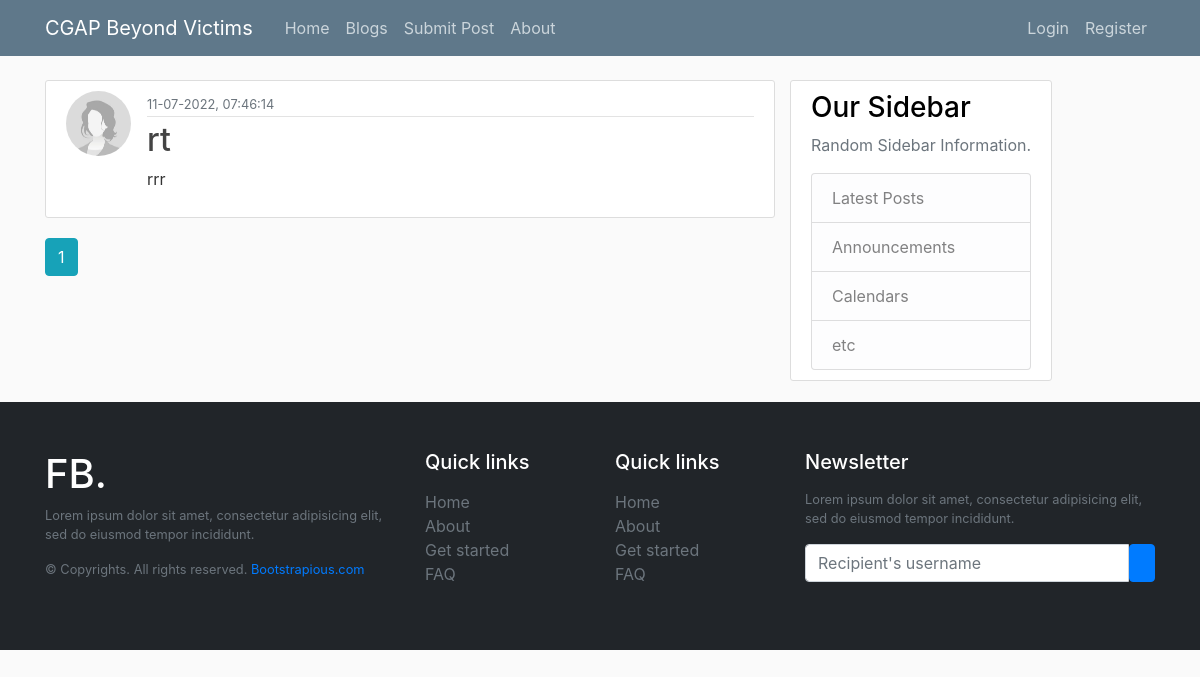
/submissions, run on an earlier commit of the app's database.
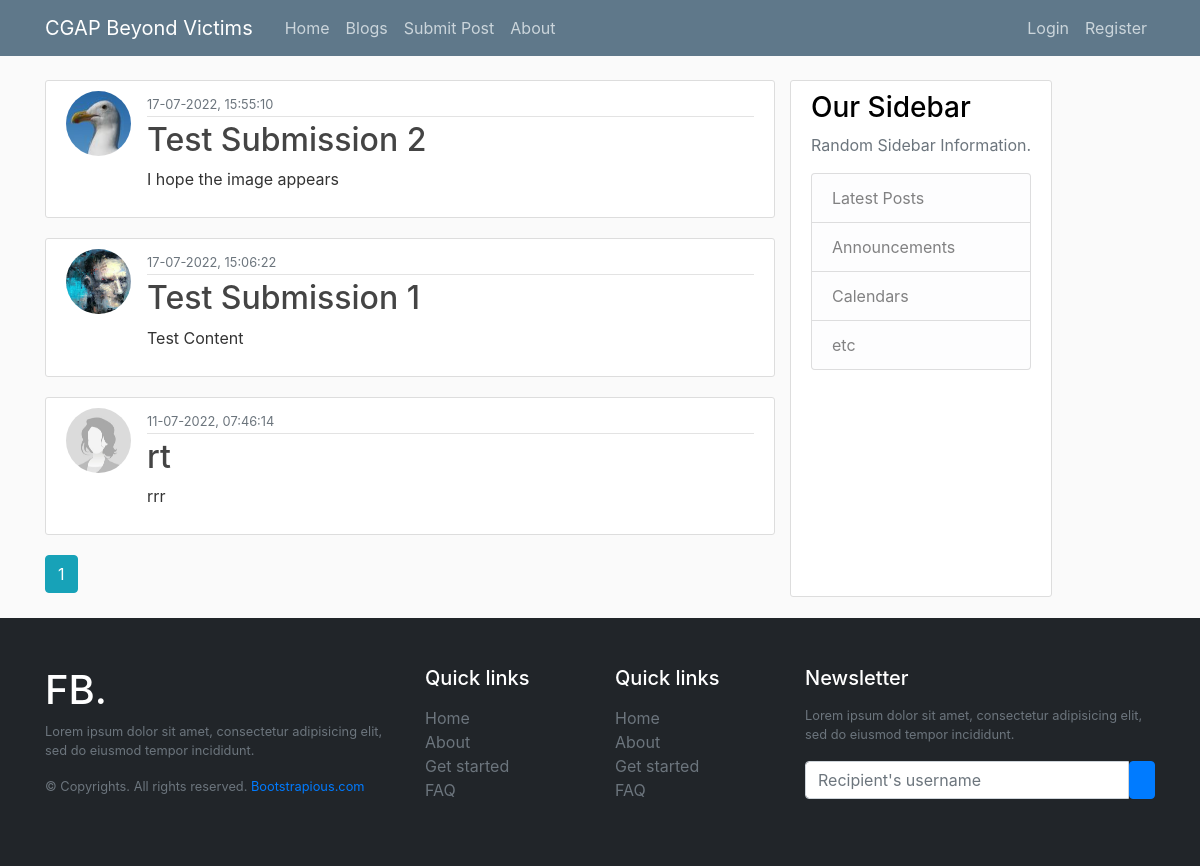
And on a later commit of the database.
### cgap/models.py (models this page shows, shortened)
class Submission(db.Model):
    id = db.Column(db.Integer, primary_key=True)
    title = db.Column(db.String(100), nullable=False)
    date_posted = db.Column(db.DateTime, nullable=False, default=datetime.utcnow)
    image_file = db.Column(
        db.String(20), nullable=False, default="images/women_default.jpg"
    )
    content = db.Column(db.Text, nullable=False)
    author = db.Column(db.String(100), nullable=False)

### cgap/routes.py (the view)
@app.route("/submissions")
def submissions():
    page = request.args.get("page", 1, type=int)
    submissions = Submission.query.order_by(Submission.date_posted.desc()).paginate(
        page=page, per_page=5
    )
    return render_template(
        "submissions.html", title="Submissions", submissions=submissions
    )

### cgap/templates/submissions.html
{% extends "layout.html" %}
{% block content %}
{% for submission in submissions.items %}
<article class="media content-section">
  <img
    class="rounded-circle article-img"
    src="{{ submission.image_file }}"
  />
  <div class="media-body">
    <div class="article-metadata">
      <small class="text-muted"
        >{{ submission.date_posted.strftime('%d-%m-%Y, %H:%M:%S') }}</small
      >
    </div>
    <h2>
      <a class="article-title" href="{{ url_for('submission', submission_id=submission.id) }}"
        >{{ submission.title }}</a
      >
    </h2>
    <p class="article-content">{{ submission.content|truncate(60, True, '...') }}</p>
  </div>
</article>
{% endfor %}
{% for page_num in submissions.iter_pages(left_edge=1, right_edge=1, left_current=1, right_current=2) %}
  {% if page_num %}
    {% if submissions.page == page_num %}
      <a class="btn btn-info mb-4" href="{{ url_for('blogs', page=page_num) }}">{{ page_num }}</a>
    {% else %}
      <a class="btn btn-outline-info mb-4" href="{{ url_for('blogs', page=page_num) }}">{{ page_num }}</a>
    {% endif %}
  {% else %}
    ...
  {% endif %}
{% endfor %}
{% endblock content %}

### cgap/templates/layout.html (shortened to what this page needs)
<!DOCTYPE html>
<html>
  <head>
    <link
      rel="stylesheet"
      href="https://maxcdn.bootstrapcdn.com/bootstrap/4.0.0/css/bootstrap.min.css"
    />
    <link
      rel="stylesheet"
      type="text/css"
      href="{{ url_for('static', filename='main.css') }}"
    />
  </head>
  <body>
    <header class="site-header">
      <nav class="navbar navbar-expand-md navbar-dark bg-steel fixed-top">
        <div class="container">
          <a class="navbar-brand mr-4" href="/">CGAP Beyond Victims</a>
          <div class="collapse navbar-collapse" id="navbarToggle">
            <div class="navbar-nav mr-auto">
              <a class="nav-item nav-link" href="{{ url_for('home') }}">Home</a>
              <a class="nav-item nav-link" href="{{ url_for('blogs') }}"
                >Blogs</a
              >
              {% if current_user.is_authenticated %}
              <a class="nav-item nav-link" href="{{ url_for('submissions') }}"
                >Submissions</a
              >
              {% else %}
              <a class="nav-item nav-link" href="{{ url_for('submit_post') }}"
                >Submit Post</a
              >
              {% endif %}
              <a class="nav-item nav-link" href="{{ url_for('about') }}"
                >About</a
              >
            </div>
            <div class="navbar-nav">
              {% if current_user.is_authenticated %}
              <a class="nav-item nav-link" href="{{ url_for('new_post') }}"
                >New Post</a
              >
              <a class="nav-item nav-link" href="{{ url_for('account') }}"
                >Account</a
              >
              <a class="nav-item nav-link" href="{{ url_for('logout') }}"
                >Logout</a
              >
              {% else %}
              <a class="nav-item nav-link" href="{{ url_for('login') }}"
                >Login</a
              >
              <a class="nav-item nav-link" href="{{ url_for('register') }}"
                >Register</a
              >
              {% endif %}
            </div>
          </div>
        </div>
      </nav>
    </header>
    <main role="main" class="container">
      <div class="row">
        <div class="col-md-8">
           {% block content %}{%
          endblock%}
        </div>
        {% if title %}
        <div class="content-section">
          <h3>Our Sidebar</h3>
          <p class="text-muted">Random Sidebar Information.</p>
          <ul class="list-group">
            <li class="list-group-item list-group-item-light">Latest Posts</li>
            <li class="list-group-item list-group-item-light">Announcements</li>
            <li class="list-group-item list-group-item-light">Calendars</li>
            <li class="list-group-item list-group-item-light">etc</li>
          </ul>
        </div>
        {% else %} ... {% endif %}
        <div class="col-md-4"></div>
      </div>
    </main>
    <div class="d-flex flex-column h-100">
      <footer class="w-100 py-4 flex-shrink-0">
        <div class="container py-4">
          <div class="row gy-4 gx-5">
            <div class="col-lg-4 col-md-6">
              <h5 class="h1 text-white">FB.</h5>
              <p class="small text-muted">
                Lorem ipsum dolor sit amet, consectetur adipisicing elit, sed do
                eiusmod tempor incididunt.
              </p>
              <p class="small text-muted mb-0">
                &copy; Copyrights. All rights reserved.
                <a class="text-primary" href="#">Bootstrapious.com</a>
              </p>
            </div>
            <div class="col-lg-2 col-md-6">
              <h5 class="text-white mb-3">Quick links</h5>
              <ul class="list-unstyled text-muted">
                <li><a href="#">Home</a></li>
                <li><a href="#">About</a></li>
                <li><a href="#">Get started</a></li>
                <li><a href="#">FAQ</a></li>
              </ul>
            </div>
            <div class="col-lg-2 col-md-6">
              <h5 class="text-white mb-3">Quick links</h5>
              <ul class="list-unstyled text-muted">
                <li><a href="#">Home</a></li>
                <li><a href="#">About</a></li>
                <li><a href="#">Get started</a></li>
                <li><a href="#">FAQ</a></li>
              </ul>
            </div>
            <div class="col-lg-4 col-md-6">
              <h5 class="text-white mb-3">Newsletter</h5>
              <p class="small text-muted">
                Lorem ipsum dolor sit amet, consectetur adipisicing elit, sed do
                eiusmod tempor incididunt.
              </p>
              <form action="#">
                <div class="input-group mb-3">
                  <input
                    class="form-control"
                    type="text"
                    placeholder="Recipient's username"
                    aria-label="Recipient's username"
                    aria-describedby="button-addon2"
                  />
                  <button
                    class="btn btn-primary"
                    id="button-addon2"
                    type="button"
                  >
                  </button>
                </div>
              </form>
            </div>
          </div>
        </div>
      </footer>
    </div>
  </body>
</html>

### cgap/static/main.css (style rules this page uses)
body { background: #fafafa; color: #333333; margin-top: 5rem; }
h1, h2, h3, h4, h5, h6 { color: black; }
.bg-steel { background-color: #5f788a; }
.site-header .navbar-nav .nav-link { color: #cbd5db; }
.content-section { background: #ffffff; padding: 10px 20px; border: 1px solid #dddddd; border-radius: 3px; margin-bottom: 20px; }
.article-title { color: #444444; }
.article-content { white-space: pre-line; }
.article-img { height: 65px; width: 65px; margin-right: 16px; }
.article-metadata { padding-bottom: 1px; margin-bottom: 4px; border-bottom: 1px solid #e3e3e3; }
a { color: inherit; text-decoration: none; transition: all 0.3s; }
footer { background: #212529; }

What changed in the data, as far as the page shows it:
added Submission: image_file (picture), date_posted "17-07-2022, 15:55:10", title "Test Submission 2", content "I hope the image appears"
added Submission: image_file (picture), date_posted "17-07-2022, 15:06:22", title "Test Submission 1", content "Test Content"
